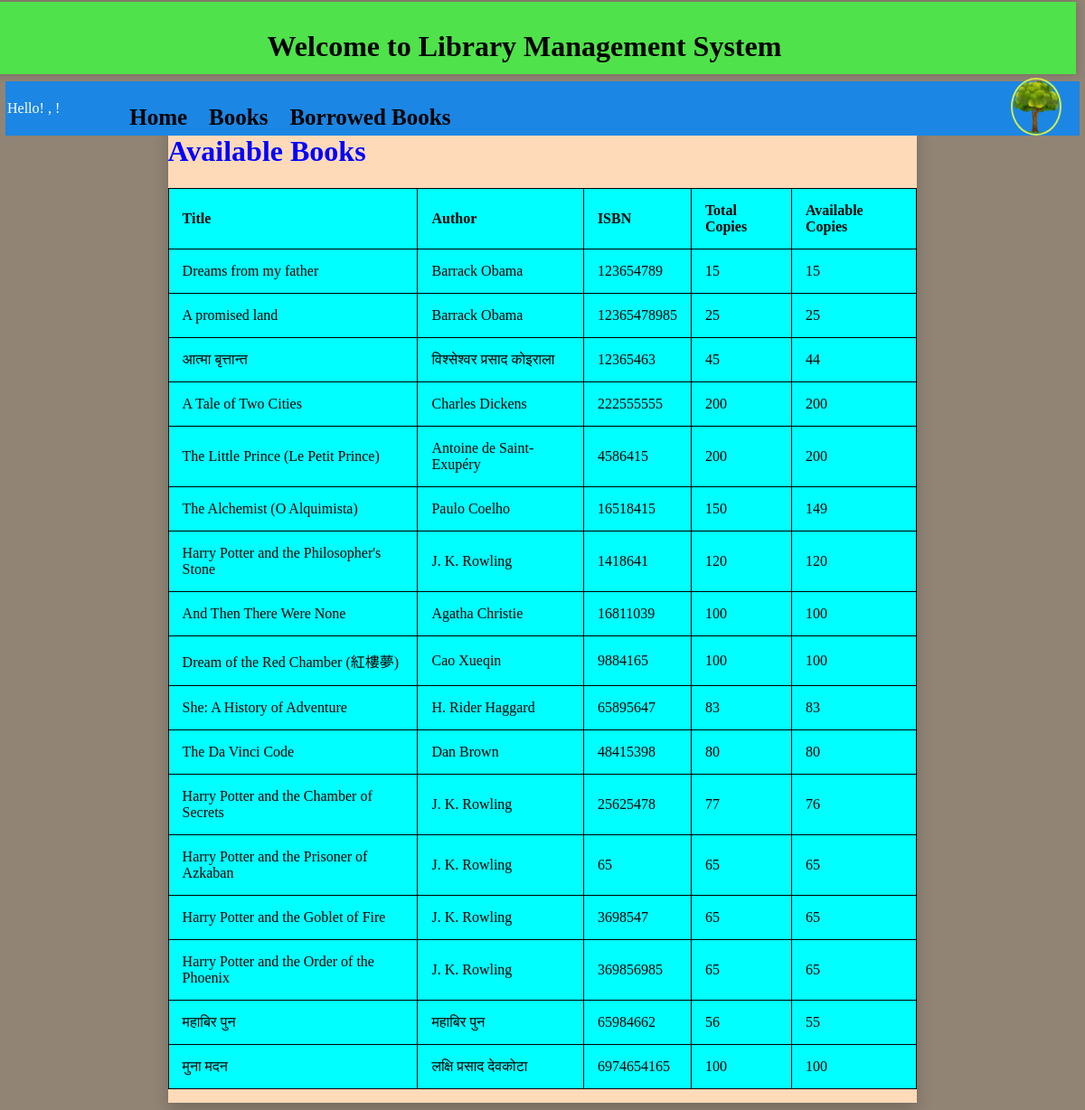
The page /library/book/ (signed in) on the database its author committed.
### book/models.py (models this page shows, shortened)
class Book(models.Model):
    title=models.CharField(max_length=200)
    author=models.CharField(max_length=200)
    isbn=models.CharField(max_length=13)
    total_copies=models.PositiveIntegerField(default=1)
    available_stock=models.PositiveIntegerField(default=total_copies)

### book/views.py (the view)
# urls.py: path("book/", views.book_list, name='book_list'),
@login_required
def book_list(request):
    books=Book.objects.all()
    return render(request, 'book_list.html', {'books':books})

### book/templates/book_list.html (shortened to what this page needs)
{% extends 'home.html' %}
{% load static %}
{% block othercss %}
<link rel="stylesheet" href="{% static 'book/css/book-list.css' %}">
{% endblock %}
{% block book_list %}
<div class="books-list">
{% if user.is_authenticated %}
<h1>Available Books</h1>
<table>
    <tr>
      <th>Title</th>
      <th>Author</th>
      <th>ISBN</th>
      <th>Total Copies</th>
      <th>Available Copies</th>
    </tr>
    {% for book in books %}
    <tr>
      <td>{{ book.title }}</td>
      <td>{{ book.author }}</td>
      <td>{{ book.isbn }}</td>
      <td>{{ book.total_copies }}</td>
      <td>{{ book.available_stock }}</td>
    </tr>
    {% endfor %}
  </table>
{% else %}
  <p>You are not logged in, please login to continue</p>
  <p><a href="{% url 'login' %}">Log In</a></p>
{% endif %}
</div>
{% endblock %}

### static/css/styles.css (style rules this page uses)
body { background-color: rgb(145, 132, 117); display:flex; flex-direction: column; align-items: center; justify-content: center; align-content: stretch; }

### book/static/book/css/book-list.css (style rules this page uses)
.book-view .books-list h1 { color:blue; }
.book-view .books-list table { width:100%; background-color: aqua; border-collapse: collapse; margin-bottom: 15px; }
.book-view .books-list table, .book-view .books-list th, .book-view .books-list td { border: 1px solid; }
.book-view .books-list th, .book-view .books-list td { padding:15px; text-align: left; }

### rows shown on the page
Book: title "Dreams from my father", author "Barrack Obama", isbn "123654789", total_copies "15", available_stock "15"
Book: title "A promised land", author "Barrack Obama", isbn "12365478985", total_copies "25", available_stock "25"
Book: title "आत्मा बृत्तान्त", author "विश्सेश्वर प्रसाद कोइराला", isbn "12365463", total_copies "45", available_stock "44"
Book: title "A Tale of Two Cities", author "Charles Dickens", isbn "222555555", total_copies "200", available_stock "200"
Book: title "The Little Prince (Le Petit Prince)", author "Antoine de Saint-Exupéry", isbn "4586415", total_copies "200", available_stock "200"
Book: title "The Alchemist (O Alquimista)", author "Paulo Coelho", isbn "16518415", total_copies "150", available_stock "149"
Book: title "Harry Potter and the Philosopher's Stone", author "J. K. Rowling", isbn "1418641", total_copies "120", available_stock "120"
Book: title "And Then There Were None", author "Agatha Christie", isbn "16811039", total_copies "100", available_stock "100"
Book: title "Dream of the Red Chamber (紅樓夢)", author "Cao Xueqin", isbn "9884165", total_copies "100", available_stock "100"
Book: title "She: A History of Adventure", author "H. Rider Haggard", isbn "65895647", total_copies "83", available_stock "83"
Book: title "The Da Vinci Code", author "Dan Brown", isbn "48415398", total_copies "80", available_stock "80"
Book: title "Harry Potter and the Chamber of Secrets", author "J. K. Rowling", isbn "25625478", total_copies "77", available_stock "76"
Book: title "Harry Potter and the Prisoner of Azkaban", author "J. K. Rowling", isbn "65", total_copies "65", available_stock "65"
Book: title "Harry Potter and the Goblet of Fire", author "J. K. Rowling", isbn "3698547", total_copies "65", available_stock "65"
Book: title "Harry Potter and the Order of the Phoenix", author "J. K. Rowling", isbn "369856985", total_copies "65", available_stock "65"
Book: title "महाबिर पुन", author "महाबिर पुन", isbn "65984662", total_copies "56", available_stock "55"
Book: title "मुना मदन", author "लक्षि प्रसाद देवकोटा", isbn "6974654165", total_copies "100", available_stock "100"
